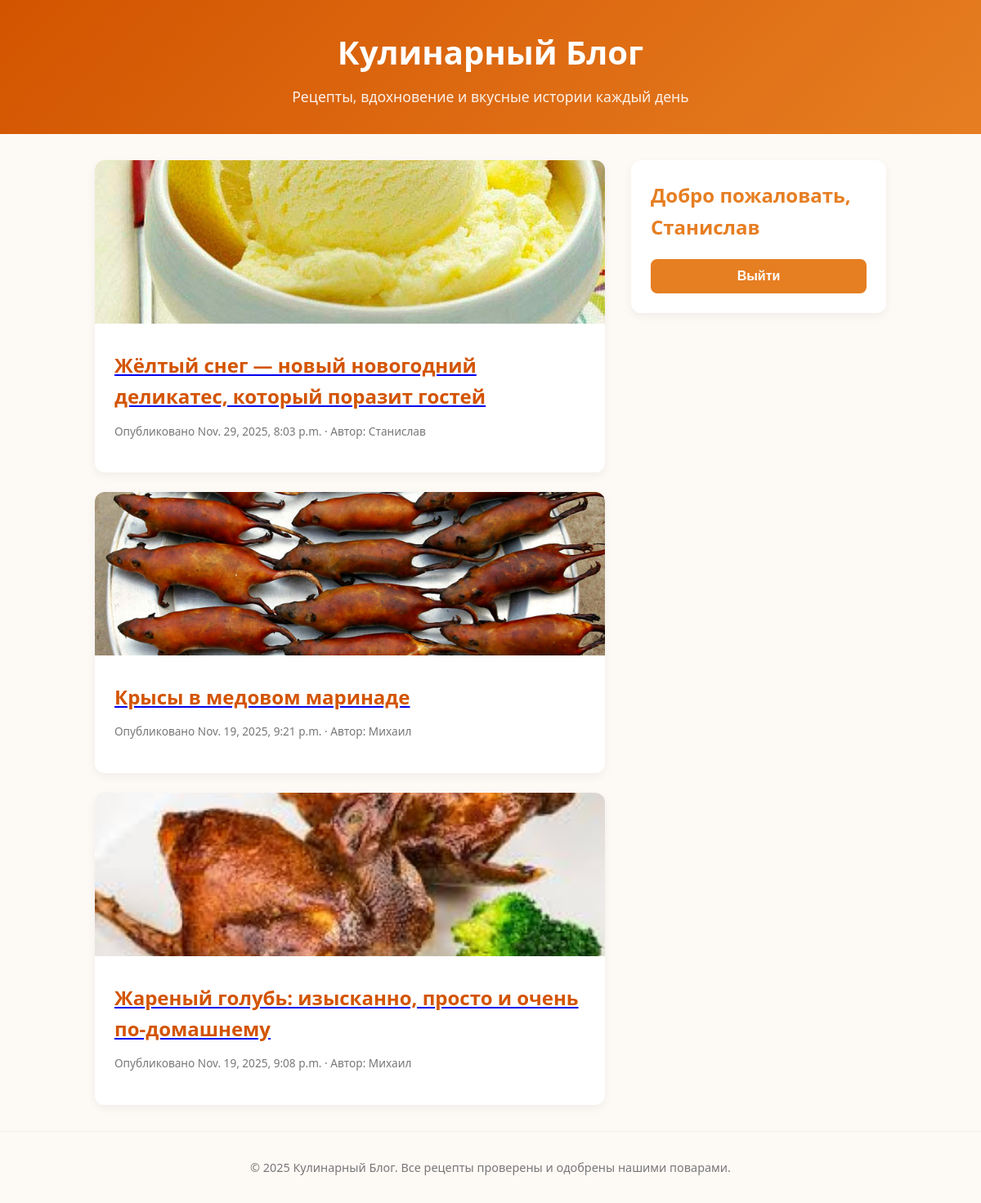
Screenshot of / (signed in) with the database file from the repository.
### Main/models.py (models this page shows, shortened)
class Article(models.Model):
    author = models.ForeignKey(User, on_delete=models.CASCADE, editable=True)
    title = models.CharField(max_length=100)
    pub_date = models.DateTimeField('publication date', auto_now_add=True)
    article = tinymce_models.HTMLField()
    image = models.ImageField(upload_to='articles', blank=True, null=True)

### Main/views.py (the view)
# urls.py: path('', views.index, name='index'),
def index(request):
    cards = Article.objects.order_by('-pub_date')[:5]
    context = {'cards':cards}
    return render(request, 'index.html', context)

### Main/templates/index.html (shortened to what this page needs)
<!DOCTYPE html>
<html lang="ru">
<head>
</head>
<body>
  <header>
    <h1>Кулинарный Блог</h1>
    <p class="tagline">Рецепты, вдохновение и вкусные истории каждый день</p>
  </header>
  <main>
    <section class="posts">
        {%for card in cards %}
      <article class="post">
        <img src="{{card.image.url}}" alt="card.title">
        <div class="post-content">
          <a href="{% url 'article_url' card.id %}"> <h2>{{card.title}}</h2></a>
          <p class="post-meta">Опубликовано {{card.pub_date}} · Автор: {{card.author.first_name}}</p>
        </div>
      </article>
        {% endfor %}
    </section>
    <aside class="sidebar">
      {% if not user.is_authenticated %}
      <h2>Вход</h2>
      <form id="registerForm" class="register-form" method="POST" action="{% url 'authorization' %}">
         {% csrf_token %}
        <input type="text" name="login" id="login" placeholder="Логин" required>
        <input type="password" name="password" id="password" placeholder="Пароль (мин. 6 символов)" required minlength="6">
        <button type="submit" class="btn">Войти</button>
          <a href="{% url 'register' %}">Регистрация</a>
      </form>
        {% else %}
        <h2>Добро пожаловать, {{user.first_name}}</h2>
        <form id="logoutForm" class="register-form" method="POST" action="{% url 'logout' %}">
        <button type="submit" class="btn">Выйти</button>
        </form>
        {% endif %}
    </aside>
  </main>
  <footer>
    <p>© 2025 Кулинарный Блог. Все рецепты проверены и одобрены нашими поварами.</p>
  </footer>
</body>
</html>

### Main/templates/index.html (style rules this page uses)
* { margin: 0; padding: 0; box-sizing: border-box; }
body { font-family: 'Segoe UI', Tahoma, Geneva, Verdana, sans-serif; line-height: 1.6; color: #333; background-color: #fdf9f5; }
header { background: linear-gradient(135deg, #d35400, #e67e22); color: white; text-align: center; padding: 2rem 1rem; }
h1 { font-size: 2.5rem; margin-bottom: 0.5rem; }
.tagline { font-size: 1.1rem; opacity: 0.9; }
main { max-width: 1000px; margin: 2rem auto; padding: 0 1rem; display: grid; grid-template-columns: 2fr 1fr; gap: 2rem; }
.posts { display: flex; flex-direction: column; gap: 1.5rem; }
.post { background: white; border-radius: 12px; overflow: hidden; box-shadow: 0 4px 12px rgba(0,0,0,0.05); transition: transform 0.3s ease; }
.post img { width: 100%; height: 200px; object-fit: cover; }
.post-content { padding: 1.5rem; }
.post h2 { color: #d35400; margin-bottom: 0.75rem; }
.post-meta { font-size: 0.85rem; color: #777; margin-bottom: 1rem; }
.sidebar { background: white; padding: 1.5rem; border-radius: 12px; box-shadow: 0 4px 12px rgba(0,0,0,0.05); align-self: start; }
.sidebar h2 { color: #e67e22; margin-bottom: 1.25rem; font-size: 1.5rem; }
.register-form { display: flex; flex-direction: column; gap: 1rem; }
.btn { background: #e67e22; color: white; border: none; padding: 0.75rem; font-size: 1rem; font-weight: 600; border-radius: 8px; cursor: pointer; transition: background 0.3s; }
footer { text-align: center; padding: 2rem; color: #777; font-size: 0.9rem; border-top: 1px solid #eee; margin-top: 2rem; }

### rows the page displays
Article: image (picture), title "Жёлтый снег — новый новогодний деликатес, который поразит гостей", pub_date "Nov. 29, 2025, 8:03 p.m.", author.first_name "Станислав"
Article: image (picture), title "Крысы в медовом маринаде", pub_date "Nov. 19, 2025, 9:21 p.m.", author.first_name "Михаил"
Article: image (picture), title "Жареный голубь: изысканно, просто и очень по-домашнему", pub_date "Nov. 19, 2025, 9:08 p.m.", author.first_name "Михаил"

### other values shown
{{ user.first_name }} "Станислав"
